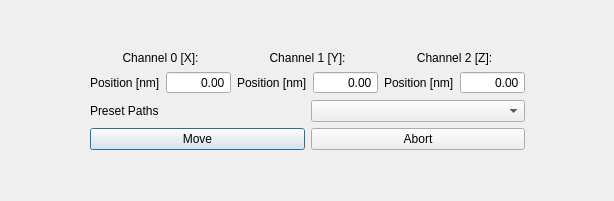
<?xml version="1.0" encoding="UTF-8"?>
<ui version="4.0">
 <class>Dialog</class>
 <widget class="QDialog" name="Dialog">
  <property name="windowModality">
   <enum>Qt::WindowModality::NonModal</enum>
  </property>
  <property name="geometry">
   <rect>
    <x>0</x>
    <y>0</y>
    <width>614</width>
    <height>191</height>
   </rect>
  </property>
  <property name="sizePolicy">
   <sizepolicy hsizetype="Minimum" vsizetype="Minimum">
    <horstretch>0</horstretch>
    <verstretch>0</verstretch>
   </sizepolicy>
  </property>
  <property name="maximumSize">
   <size>
    <width>614</width>
    <height>191</height>
   </size>
  </property>
  <property name="windowTitle">
   <string>Dialog</string>
  </property>
  <property name="autoFillBackground">
   <bool>false</bool>
  </property>
  <property name="sizeGripEnabled">
   <bool>false</bool>
  </property>
  <layout class="QGridLayout" name="gridLayout_3">
   <property name="sizeConstraint">
    <enum>QLayout::SizeConstraint::SetMinimumSize</enum>
   </property>
   <item row="1" column="2">
    <spacer name="horizontalSpacer">
     <property name="orientation">
      <enum>Qt::Orientation::Horizontal</enum>
     </property>
     <property name="sizeType">
      <enum>QSizePolicy::Policy::MinimumExpanding</enum>
     </property>
     <property name="sizeHint" stdset="0">
      <size>
       <width>40</width>
       <height>20</height>
      </size>
     </property>
    </spacer>
   </item>
   <item row="1" column="0">
    <spacer name="horizontalSpacer_2">
     <property name="orientation">
      <enum>Qt::Orientation::Horizontal</enum>
     </property>
     <property name="sizeType">
      <enum>QSizePolicy::Policy::MinimumExpanding</enum>
     </property>
     <property name="sizeHint" stdset="0">
      <size>
       <width>40</width>
       <height>20</height>
      </size>
     </property>
    </spacer>
   </item>
   <item row="2" column="1">
    <layout class="QGridLayout" name="gridLayout_5">
     <item row="0" column="1">
      <widget class="QComboBox" name="path_selection">
       <property name="layoutDirection">
        <enum>Qt::LayoutDirection::LeftToRight</enum>
       </property>
       <property name="placeholderText">
        <string>No path selected</string>
       </property>
      </widget>
     </item>
     <item row="0" column="0">
      <widget class="QLabel" name="path_label">
       <property name="text">
        <string>Preset Paths</string>
       </property>
      </widget>
     </item>
    </layout>
   </item>
   <item row="1" column="1">
    <layout class="QHBoxLayout" name="horizontalLayout_2">
     <item>
      <layout class="QGridLayout" name="gridLayout_2">
       <item row="0" column="0">
        <widget class="QLabel" name="channel_0_label">
         <property name="text">
          <string>Channel 0 [X]:</string>
         </property>
         <property name="alignment">
          <set>Qt::AlignmentFlag::AlignCenter</set>
         </property>
        </widget>
       </item>
       <item row="1" column="0">
        <layout class="QFormLayout" name="formLayout">
         <property name="formAlignment">
          <set>Qt::AlignmentFlag::AlignCenter</set>
         </property>
         <item row="0" column="0">
          <widget class="QLabel" name="position_0_label">
           <property name="text">
            <string>Position [nm]</string>
           </property>
          </widget>
         </item>
         <item row="0" column="1">
          <widget class="QDoubleSpinBox" name="position_0">
           <property name="alignment">
            <set>Qt::AlignmentFlag::AlignRight|Qt::AlignmentFlag::AlignTrailing|Qt::AlignmentFlag::AlignVCenter</set>
           </property>
           <property name="buttonSymbols">
            <enum>QAbstractSpinBox::ButtonSymbols::NoButtons</enum>
           </property>
           <property name="keyboardTracking">
            <bool>false</bool>
           </property>
           <property name="minimum">
            <double>-50000.000000000000000</double>
           </property>
           <property name="maximum">
            <double>50000.000000000000000</double>
           </property>
          </widget>
         </item>
        </layout>
       </item>
      </layout>
     </item>
     <item>
      <layout class="QGridLayout" name="gridLayout">
       <item row="1" column="0">
        <layout class="QFormLayout" name="formLayout_2">
         <property name="formAlignment">
          <set>Qt::AlignmentFlag::AlignCenter</set>
         </property>
         <item row="0" column="0">
          <widget class="QLabel" name="position_1_label">
           <property name="text">
            <string>Position [nm]</string>
           </property>
          </widget>
         </item>
         <item row="0" column="1">
          <widget class="QDoubleSpinBox" name="position_1">
           <property name="alignment">
            <set>Qt::AlignmentFlag::AlignRight|Qt::AlignmentFlag::AlignTrailing|Qt::AlignmentFlag::AlignVCenter</set>
           </property>
           <property name="buttonSymbols">
            <enum>QAbstractSpinBox::ButtonSymbols::NoButtons</enum>
           </property>
           <property name="keyboardTracking">
            <bool>false</bool>
           </property>
           <property name="minimum">
            <double>-50000.000000000000000</double>
           </property>
           <property name="maximum">
            <double>50000.000000000000000</double>
           </property>
          </widget>
         </item>
        </layout>
       </item>
       <item row="0" column="0">
        <widget class="QLabel" name="channel_1_label">
         <property name="text">
          <string>Channel 1 [Y]:</string>
         </property>
         <property name="alignment">
          <set>Qt::AlignmentFlag::AlignCenter</set>
         </property>
        </widget>
       </item>
      </layout>
     </item>
     <item>
      <layout class="QGridLayout" name="gridLayout_4">
       <item row="0" column="0">
        <widget class="QLabel" name="channel_2_label">
         <property name="text">
          <string>Channel 2 [Z]:</string>
         </property>
         <property name="alignment">
          <set>Qt::AlignmentFlag::AlignCenter</set>
         </property>
        </widget>
       </item>
       <item row="1" column="0">
        <layout class="QFormLayout" name="formLayout_3">
         <property name="formAlignment">
          <set>Qt::AlignmentFlag::AlignCenter</set>
         </property>
         <item row="0" column="0">
          <widget class="QLabel" name="position_2_label">
           <property name="text">
            <string>Position [nm]</string>
           </property>
          </widget>
         </item>
         <item row="0" column="1">
          <widget class="QDoubleSpinBox" name="position_2">
           <property name="alignment">
            <set>Qt::AlignmentFlag::AlignRight|Qt::AlignmentFlag::AlignTrailing|Qt::AlignmentFlag::AlignVCenter</set>
           </property>
           <property name="buttonSymbols">
            <enum>QAbstractSpinBox::ButtonSymbols::NoButtons</enum>
           </property>
           <property name="minimum">
            <double>-50000.000000000000000</double>
           </property>
           <property name="maximum">
            <double>50000.000000000000000</double>
           </property>
          </widget>
         </item>
        </layout>
       </item>
      </layout>
     </item>
    </layout>
   </item>
   <item row="4" column="1">
    <spacer name="verticalSpacer">
     <property name="orientation">
      <enum>Qt::Orientation::Vertical</enum>
     </property>
     <property name="sizeType">
      <enum>QSizePolicy::Policy::MinimumExpanding</enum>
     </property>
     <property name="sizeHint" stdset="0">
      <size>
       <width>20</width>
       <height>40</height>
      </size>
     </property>
    </spacer>
   </item>
   <item row="0" column="1">
    <spacer name="verticalSpacer_2">
     <property name="orientation">
      <enum>Qt::Orientation::Vertical</enum>
     </property>
     <property name="sizeType">
      <enum>QSizePolicy::Policy::MinimumExpanding</enum>
     </property>
     <property name="sizeHint" stdset="0">
      <size>
       <width>20</width>
       <height>40</height>
      </size>
     </property>
    </spacer>
   </item>
   <item row="3" column="1">
    <layout class="QHBoxLayout" name="horizontalLayout">
     <property name="sizeConstraint">
      <enum>QLayout::SizeConstraint::SetDefaultConstraint</enum>
     </property>
     <item>
      <widget class="QPushButton" name="move_button">
       <property name="text">
        <string>Move</string>
       </property>
      </widget>
     </item>
     <item>
      <widget class="QPushButton" name="abort_button">
       <property name="text">
        <string>Abort</string>
       </property>
      </widget>
     </item>
    </layout>
   </item>
  </layout>
 </widget>
 <resources/>
 <connections/>
</ui>
